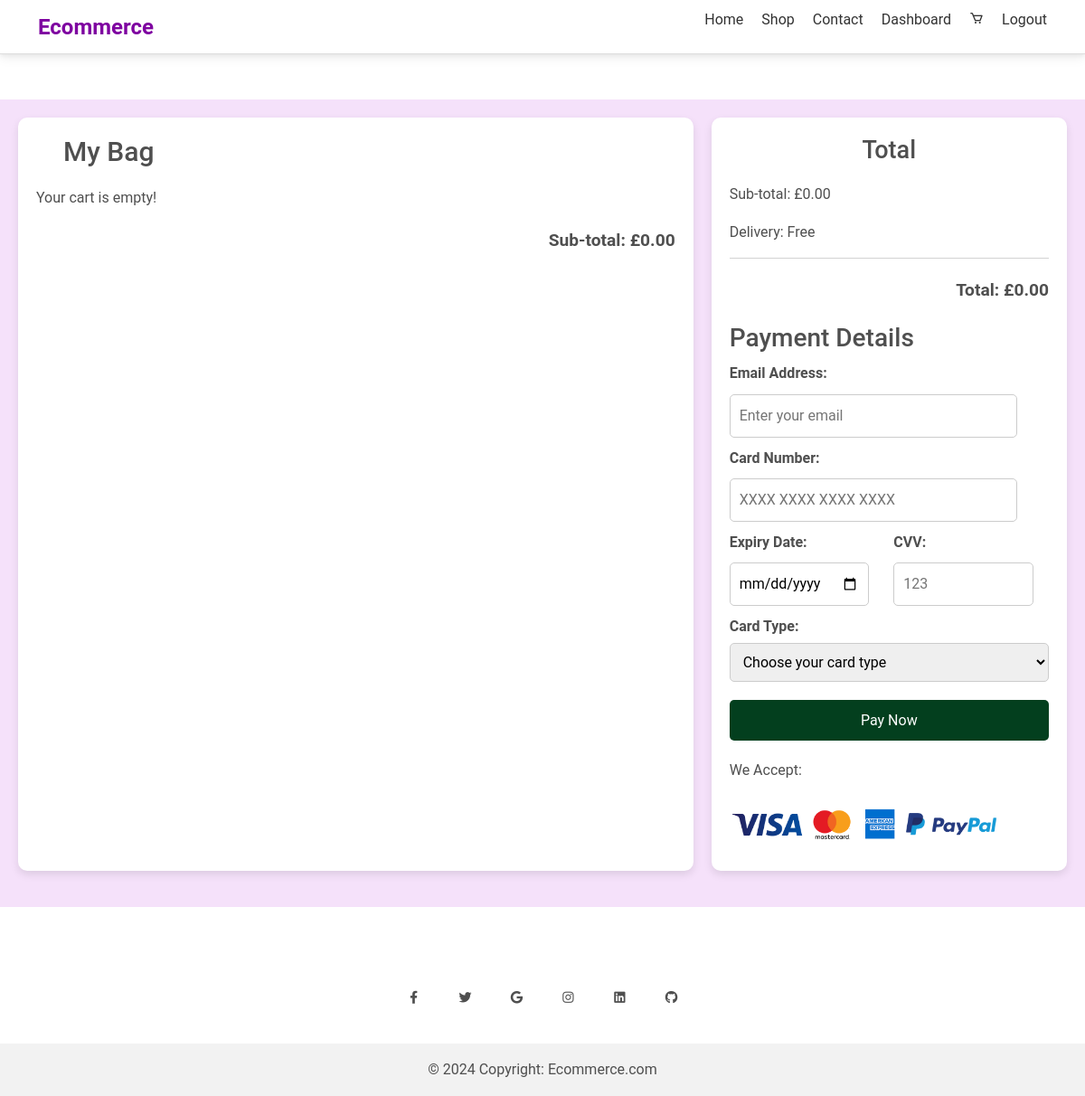
The page /cart.php (signed in) on the database as committed earlier.
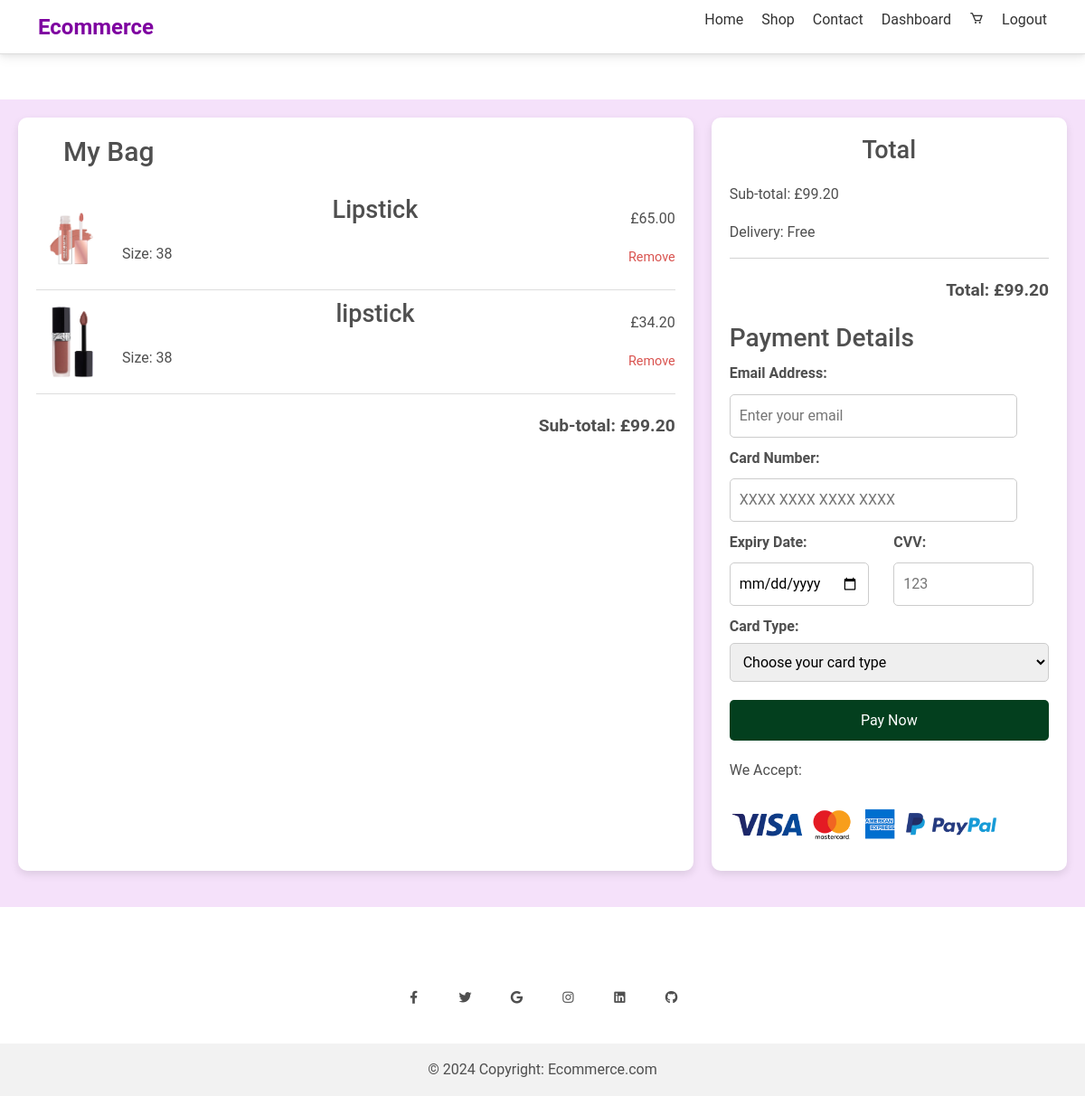
The same page on the database as committed later.
### tables this page shows
CREATE TABLE `cart` (
  `id` int(11) NOT NULL,
  `product_id` int(11) NOT NULL,
  `size` varchar(5) NOT NULL,
  `created_at` timestamp NOT NULL DEFAULT current_timestamp(),
  `color` varchar(20) DEFAULT NULL,
  `user_id` int(11) DEFAULT NULL
);

CREATE TABLE `products` (
  `id` int(11) NOT NULL,
  `name` varchar(50) NOT NULL,
  `description` varchar(255) NOT NULL,
  `price` decimal(10,2) NOT NULL,
  `reviews` int(11) NOT NULL,
  `img_url` varchar(255) NOT NULL,
  `user_id` int(11) DEFAULT NULL
);

### cart.php (the view, shortened to what this page needs)
<?php
include_once('config.php');
include("header.php");
$userId = $_SESSION['user_id'];
$sql = "SELECT c.id as cart_id, c.color, c.size, p.name, p.price, p.img_url
        FROM cart c
        JOIN products p ON c.product_id = p.id
        WHERE c.user_id = :user_id";
$stmt = $conn->prepare($sql);
$stmt->bindParam(':user_id', $userId, PDO::PARAM_INT);
$stmt->execute();
$cartItems = $stmt->fetchAll(PDO::FETCH_ASSOC);
$subtotal = 0;
foreach ($cartItems as $item) {
    $subtotal += $item['price'];
}
?>
<!DOCTYPE html>
<html lang="en">
<head>
    <link rel="stylesheet" href="style/cart.css">
</head>
<body>
    <div class="cart-container">
        <div class="cart">
            <h1 id='my'>My Bag</h1>
            <div class="cart-items">
                <?php if (!empty($cartItems)): ?>
                    <?php foreach ($cartItems as $item): ?>
                        <div class="cart-item">
                            <img src="<?php echo htmlspecialchars($item['img_url']); ?>" alt="<?php echo htmlspecialchars($item['name']); ?>" class="cart-item-image">
                            <div class="cart-item-details">
                                <h2 id='h2'><?php echo htmlspecialchars($item['name']); ?></h2>
                                <p>Size: <?php echo htmlspecialchars($item['size']); ?></p>
                            </div>
                            <div class="cart-item-price">
                                <p>£<?php echo number_format($item['price'], 2); ?></p>
                                <a href="remove_from_cart.php?id=<?php echo $item['cart_id']; ?>" class="cart-item-remove">Remove</a>
                            </div>
                        </div>
                    <?php endforeach; ?>
                <?php else: ?>
                    <p>Your cart is empty!</p>
                <?php endif; ?>
            </div>
            <div class="total">
                <p>Sub-total: £<?php echo number_format($subtotal, 2); ?></p>
            </div>
        </div>
        <div class="payment-section">
            <h2 id='h2'>Total</h2>
            <p>Sub-total: £<?php echo number_format($subtotal, 2); ?></p>
            <p>Delivery: Free</p>
            <hr>
            <p class="total-price">Total: £<?php echo number_format($subtotal, 2); ?></p>
            <form action="process_payment.php" method="POST" class="payment-form">
                <h3>Payment Details</h3>
                <label for="email">Email Address:</label>
                <input type="email" id="email" name="email" placeholder="Enter your email" required>
                <label for="card-number">Card Number:</label>
                <input type="text" id="card-number" name="card_number" placeholder="XXXX XXXX XXXX XXXX" required maxlength="19">
                <div class="expiry-cvv">
                    <div>
                        <label for="expiry-date">Expiry Date:</label>
                        <input type="date" id="expiry-date" name="expiry_date" placeholder="MM/YY" required maxlength="5">
                    </div>
                    <div>
                        <label for="cvv">CVV:</label>
                        <input type="text" id="cvv" name="cvv" placeholder="123" required maxlength="3">
                    </div>
                </div>
                <label for="card">Card Type:</label>
                    <select id="card" name="card" required>
                        <option value="" disabled selected>Choose your card type</option>
                    </select>
                <button type="submit" class="checkout-btn">Pay Now</button>
            </form>
            <div class="payment-methods">
                <p>We Accept:</p>
                <img src="images/paypal.png" alt="Payment Methods" style="max-width: 100%; height: auto; width: 300px;">
            </div>
        </div>
    </div>
</body>
</html>
<?php
include("footer.php");
?>

Rows that differ between the two databases and show on the page:
added cart: product.img_url (picture), product.name "Lipstick", size "38", product.price "65.00"
added cart: product.name (picture), product.name "lipstick", size "38", product.price "34.20"
Other text that changed with them:
$subtotal: "0.00" → "99.20"
text no longer shown: "Your cart is empty!"
